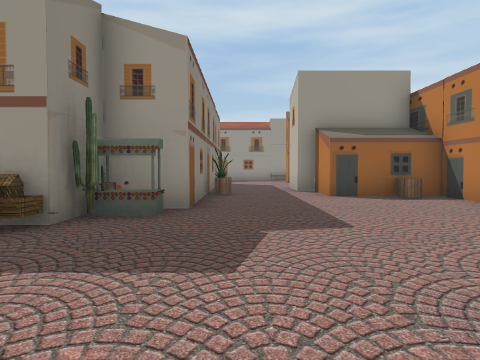
[1] (above)

17 first-person views from a walk through a scene from a Unity 3-D project. The camera is 1.3 m above the floor, tilts 2° down and sees 70° across. The floor is counted in squares, 2 m on a side. Each view is taken from the middle of a square. On the plan, view 1 faces up. The plan holds only what a view shows up to about 10 squares ahead; the rest is blank. The place goes on beyond the plan. The player character is not drawn. Some animated figures are left out. Some surface patterns are stand-ins.

[2]
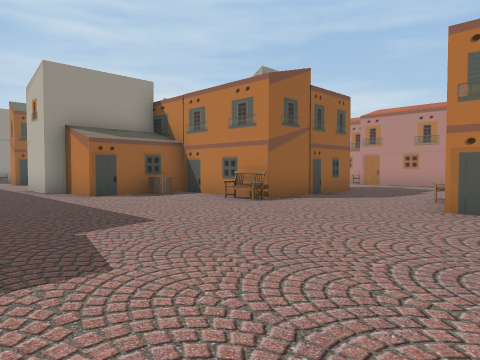

[3]
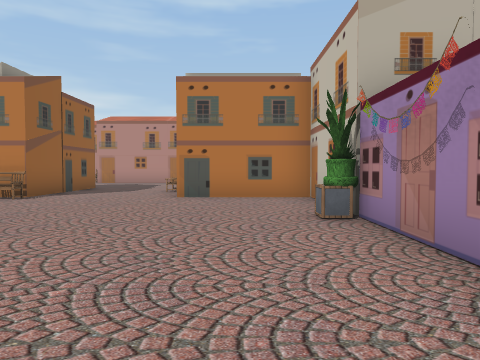

[4]
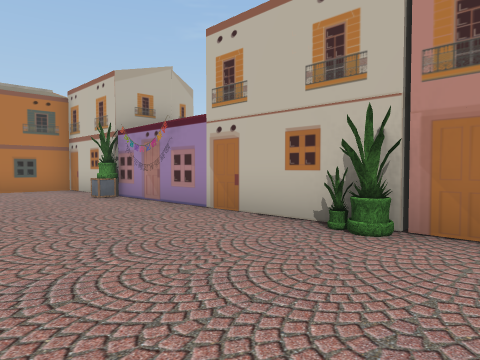

[5]
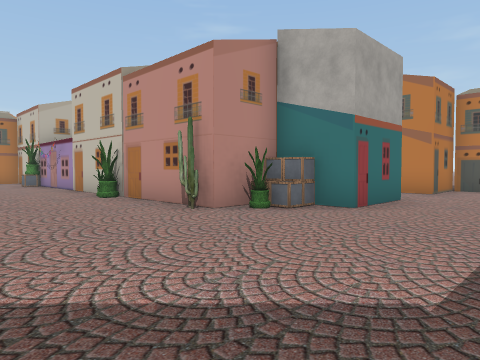

[6]
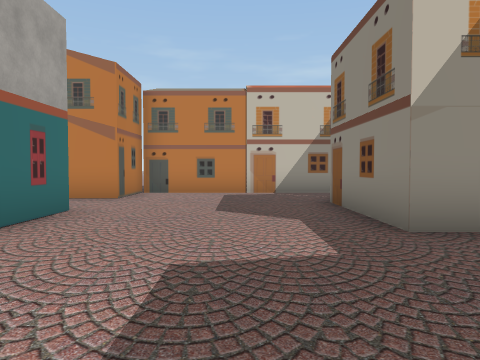

[7]
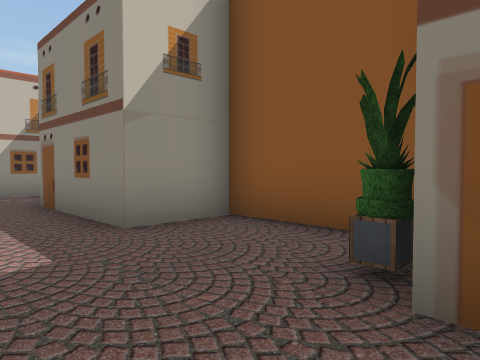

[8]
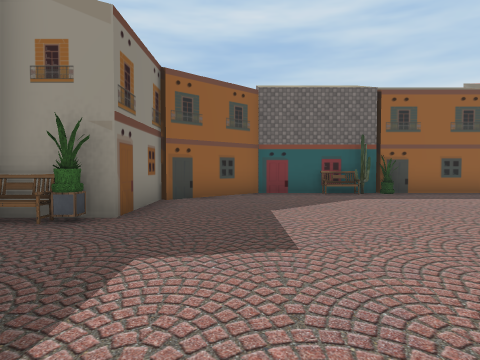

[9]
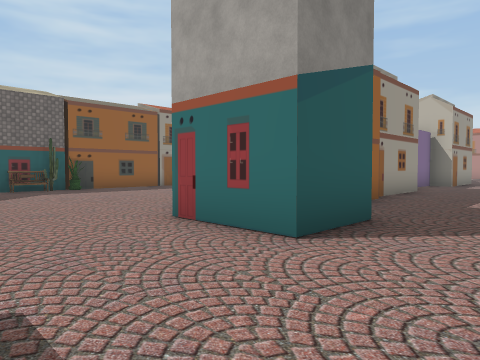

[10]
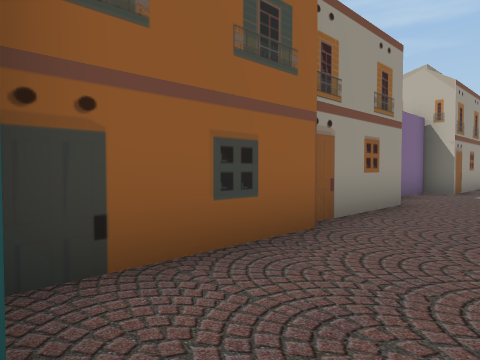

[11]
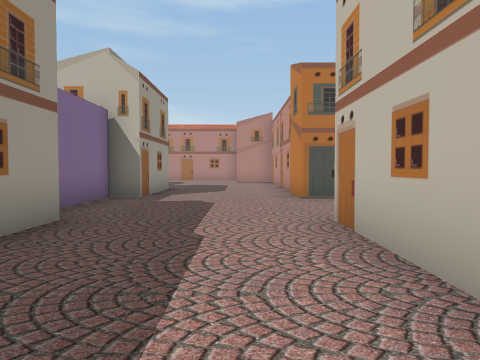

[12]
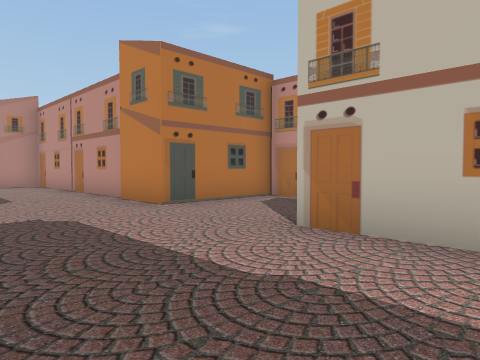

[13]
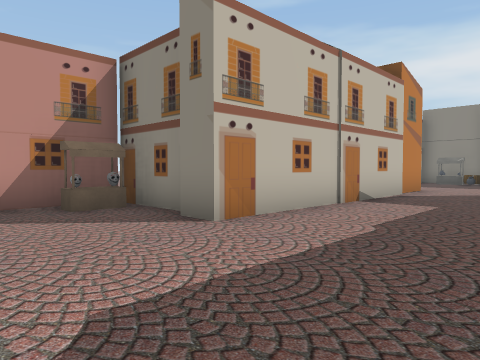

[14]
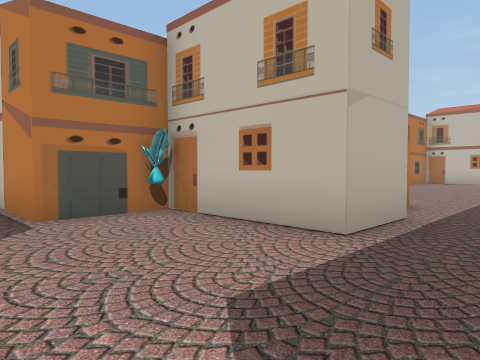

[15]
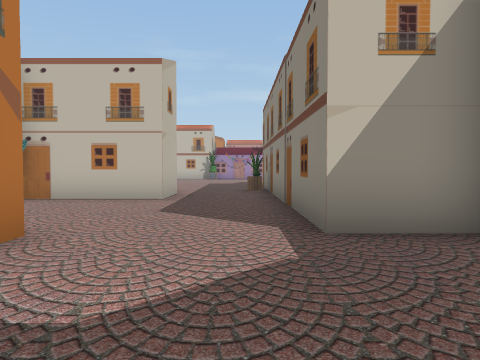

[16]
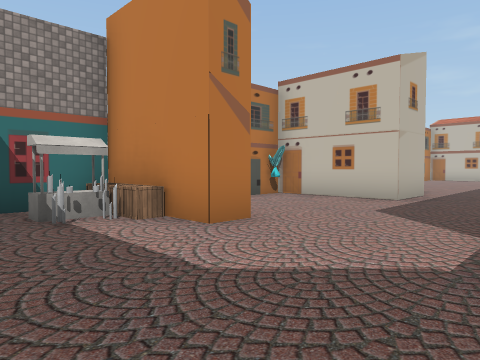

[17]
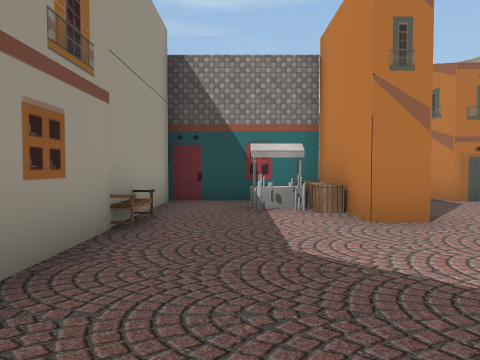

### Floor plan
Points are (right, up) in squares from view 1. A wall is a line through its corners. A room is listed if a view was taken in it or the views show most of it. See-through windows are left out.
Room 1 (views 1, 2, 3, 4, 5, 6, 7, 8, 9, 10, 11, 12, 13)
walls: (-4.8, -3.9) (-7.8, -3.9); (-1.6, -3.8) (-2.6, -3.8); (-5.8, 3.9) (-11.5, 3.9) (-13.6, 1.9); (-7.8, -5.2) (-9.4, -5.2) (-9.4, -3.2) (-8.6, -3.2); (-2, -8.2) (-2, -10.2); (4, -3.8) (1.5, -3.8); (-1.8, -9.3) (-1.1, -9.3); (4.6, -1.5) (4.6, 1.5); (-0.8, 7.5) (-0.8, 5.5) (-2.2, 5.5); (-13.6, 2.1) (-13.6, -0.5) (-15.1, -0.5); (1.2, -10.4) (1.2, -7.2) (2.5, -7.2); (-15.3, -1) (-15.3, -3.5) (-13.6, -3.5) (-13.6, -6.5); (-14.4, -9) (-9.4, -9) (-9.4, -7.2) (-1.7, -7.2) (-1.7, -7.9); (8.2, 4.7) (4.6, 4.7) (4.6, 7.9) (2.1, 7.9)
ways out: opening at (0.5, 8.5) to room 3; opening at (3.4, -4.6); opening at (7.7, 3)
objects: bench (-15, -1); other object (-14, -1); plant (-13, -1); cactus (-9, 3); bench (-9, 4); other object (-8, -3); plant (-8, -2); cactus (-8, -1); other object (-7, -3) to (-6, -3); other object (-7, -2) to (-5, -2); cactus (-7, -1); other object (-4, -3) to (-2, -2); plant (-4, -1); crate (-3, 3); cactus (-2, 4); other object (-2, 5); other object (-1, -11) to (0, -11); other object (-1, -10) to (0, -10); other object (-1, -3) to (1, -2); other object (-1, 5); plant (1, -1); other object (2, -3) to (5, -2); bench (4, 5); other object (4, 8); other object (6, 2) to (7, 2)
Room 2 (views 14, 15, 16, 17)
walls: (2.1, 14.6) (2.1, 15.4); (1.6, 11) (4.6, 11) (4.6, 12.9) (5.6, 12.9); (-2.4, 14.6) (-0.8, 14.6) (-0.8, 10.4); (1.5, 18.4) (-0.1, 18.4)
ways out: opening at (0.5, 11) to room 3; opening at (2.5, 16.5)
objects: other object (2, 16)
Room 3 (no view inside)
walls: (1.6, 9.4) (1.6, 11); (2.1, 7.9) (2.1, 9.5); (-0.8, 10.4) (-0.8, 7.5)
ways out: opening at (0.5, 8.5) to room 1; opening at (0.5, 11) to room 2
objects: plant (0, 8); other object (2, 10) to (4, 10)

Where each view was taken, in squares from view 1:
view 1: 0 up, 0 right, facing up
view 2: 0 up, 1 left, facing up-right
view 3: 0 up, 3 left, facing right
view 4: 2 up, 6 left, facing down-right
view 5: 2 up, 12 left, facing down-right
view 6: 0 up, 12 left, facing down
view 7: 0 up, 12 left, facing down-left
view 8: 5 down, 12 left, facing up
view 9: 7 down, 12 left, facing up-right
view 10: 6 down, 8 left, facing up-right
view 11: 6 down, 6 left, facing right
view 12: 4 down, 4 left, facing down-right
view 13: 4 down, 1 right, facing down-left
view 14: 14 up, 0 right, facing down-right
view 15: 18 up, 0 right, facing down
view 16: 18 up, 1 left, facing down-right
view 17: 17 up, 2 left, facing right
